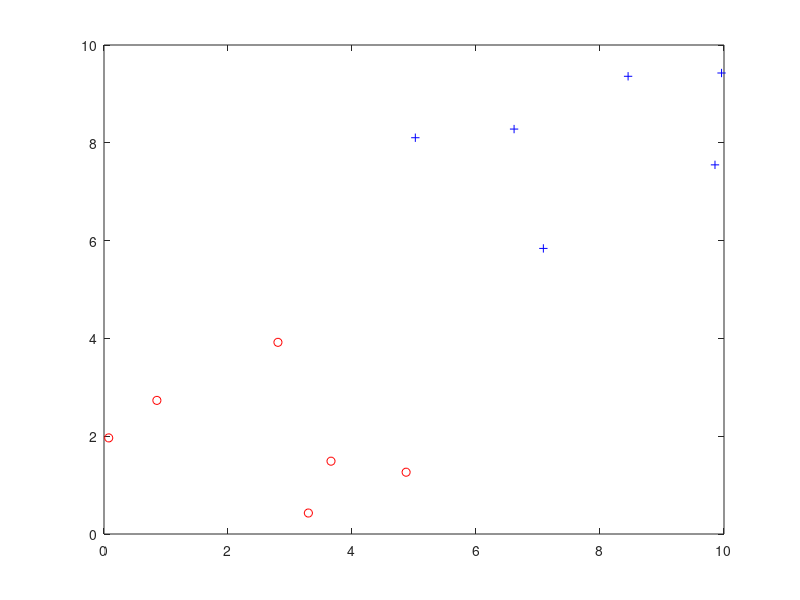
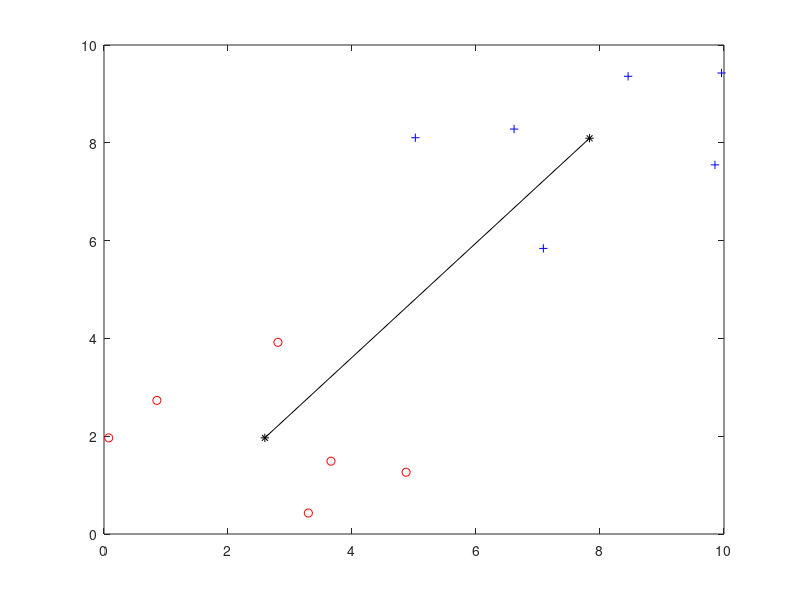
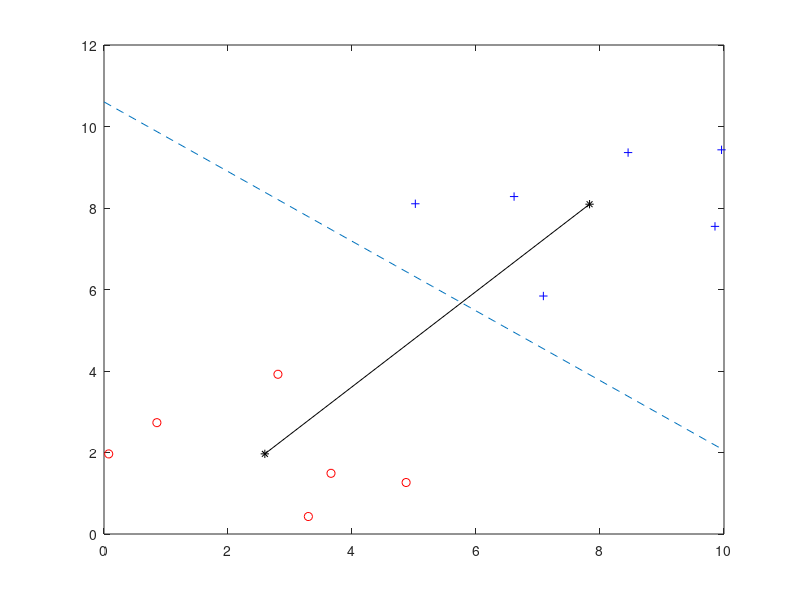

These figures' MATLAB source, in order:

N = 6;
for i=1:N
    Ax(i) = 5.0 + 5.0*rand;
    Ay(i) = 5.0 + 5.0*rand;
    Bx(i) = 5.0*rand;
    By(i) = 5.0*rand;
end
figure 
plot(Ax,Ay,'b+',Bx,By,'ro');

Ao_x = 0;
Ao_y = 0;
Bo_x = 0;
Bo_y = 0;
for i=1:N
    Ao_x = Ao_x + Ax(i)/N;
    Ao_y = Ao_y + Ay(i)/N;
    Bo_x = Bo_x + Bx(i)/N;
    Bo_y = Bo_y + By(i)/N;
end;
Line(1,:) =  [Ao_x, Bo_x];
Line(2,:) =  [Ao_y, Bo_y];
figure 
plot(Ax,Ay,'b+',Bx,By,'ro',Line(1,:),Line(2,:),'*k-');  

A = [Ao_x, Ao_y];
B = [Bo_x, Bo_y];
W = A - B;
modA = sqrt(A(1)^2 + A(2)^2);
modB = sqrt(B(1)^2 + B(2)^2);
%t = (modA^2 - modB^2)/2;

k = (A(2)-B(2)) / (A(1)-B(1));
x = 0:0.1:10;
y = W(2) - (x - W(1))/k;

figure
plot(Ax,Ay,'b+',Bx,By,'ro',Line(1,:),Line(2,:),'*k-',x,y,'--'); 

